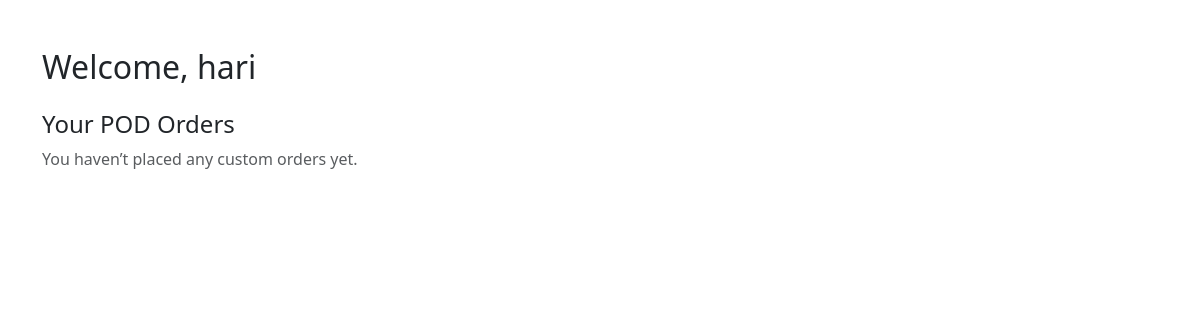
Page /dashboard/ (signed in) on the earlier database version.
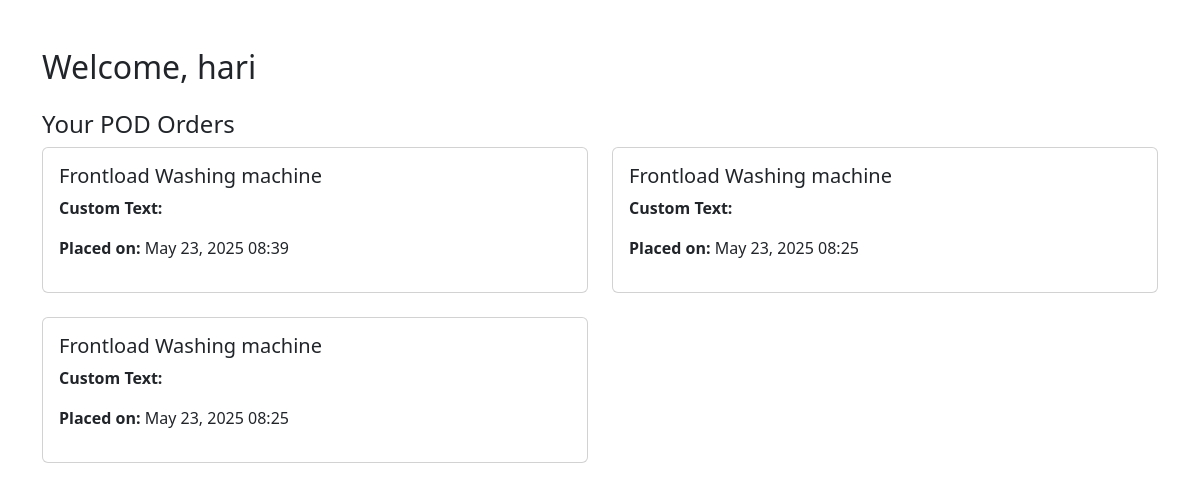
Same page on the later database version.
### marketplace/models.py (models this page shows, shortened)
class CustomOrder(models.Model):
    user = models.ForeignKey(User, on_delete=models.CASCADE, null=True, blank=True)
    product = models.ForeignKey(Product, on_delete=models.CASCADE)
    custom_text = models.CharField(max_length=200)
    custom_image = models.ImageField(upload_to='custom_orders/')
    created_at = models.DateTimeField(auto_now_add=True)

class Product(models.Model):
    name = models.CharField(max_length=50)
    description = models.TextField()
    category = models.CharField(max_length=50)
    price = models.DecimalField(max_digits=10,decimal_places=2)
    location = models.CharField(max_length=100)
    image = models.ImageField(upload_to='products/')
    pod_customizable = models.BooleanField(default=False)
    created_at = models.DateTimeField(auto_now_add=True)

### dashboard/views.py (the view)
# urls.py: path('dashboard/', buyer_dashboard, name='buyer_dashboard'),
def buyer_dashboard(request):
    orders = CustomOrder.objects.filter(user=request.user).order_by('-created_at')
    return render(request,'buy.html',{'orders':orders})

### templates/buy.html (shortened to what this page needs)
<!DOCTYPE html>
<html lang="en">
<head>
  <link href="https://cdn.jsdelivr.net/npm/bootstrap@5.3.0/dist/css/bootstrap.min.css" rel="stylesheet">
</head>
<body>
<div class="container py-5">
  <h2 class="mb-4">Welcome, {{ user.username }}</h2>
  <h4>Your POD Orders</h4>
  {% if orders %}
    <div class="row row-cols-1 row-cols-md-2 g-4">
      {% for order in orders %}
        <div class="col">
          <div class="card">
            <div class="card-body">
              <h5 class="card-title">{{ order.product.name }}</h5>
              <p><strong>Custom Text:</strong> {{ order.custom_text }}</p>
              <p><strong>Placed on:</strong> {{ order.created_at|date:"M d, Y H:i" }}</p>
            </div>
          </div>
        </div>
      {% endfor %}
    </div>
  {% else %}
    <p class="text-muted">You haven’t placed any custom orders yet.</p>
  {% endif %}
</div>
</body>
</html>

Differences in the rows shown:
added CustomOrder: product.name "Frontload Washing machine", created_at "May 23, 2025 08:39"
added CustomOrder: product.name "Frontload Washing machine", created_at "May 23, 2025 08:25"
added CustomOrder: product.name "Frontload Washing machine", created_at "May 23, 2025 08:25"
Other differences:
text no longer shown: "You haven’t placed any custom orders yet."
